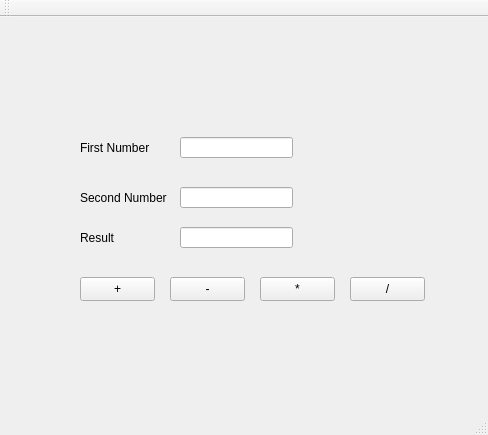
<?xml version="1.0" encoding="UTF-8"?>
<ui version="4.0">
 <class>ToDoListClass</class>
 <widget class="QMainWindow" name="ToDoListClass">
  <property name="geometry">
   <rect>
    <x>0</x>
    <y>0</y>
    <width>488</width>
    <height>435</height>
   </rect>
  </property>
  <property name="windowTitle">
   <string>ToDoList</string>
  </property>
  <widget class="QWidget" name="centralWidget">
   <widget class="QPushButton" name="addBTN">
    <property name="geometry">
     <rect>
      <x>80</x>
      <y>260</y>
      <width>75</width>
      <height>24</height>
     </rect>
    </property>
    <property name="text">
     <string>+</string>
    </property>
   </widget>
   <widget class="QPushButton" name="subtractBTN">
    <property name="geometry">
     <rect>
      <x>170</x>
      <y>260</y>
      <width>75</width>
      <height>24</height>
     </rect>
    </property>
    <property name="text">
     <string>-</string>
    </property>
   </widget>
   <widget class="QPushButton" name="multiplyBTN">
    <property name="geometry">
     <rect>
      <x>260</x>
      <y>260</y>
      <width>75</width>
      <height>24</height>
     </rect>
    </property>
    <property name="text">
     <string>*</string>
    </property>
   </widget>
   <widget class="QPushButton" name="divideBTN">
    <property name="geometry">
     <rect>
      <x>350</x>
      <y>260</y>
      <width>75</width>
      <height>24</height>
     </rect>
    </property>
    <property name="text">
     <string>/</string>
    </property>
   </widget>
   <widget class="QLabel" name="label_1">
    <property name="geometry">
     <rect>
      <x>80</x>
      <y>120</y>
      <width>71</width>
      <height>21</height>
     </rect>
    </property>
    <property name="text">
     <string>First Number</string>
    </property>
   </widget>
   <widget class="QLabel" name="label_2">
    <property name="geometry">
     <rect>
      <x>80</x>
      <y>170</y>
      <width>91</width>
      <height>21</height>
     </rect>
    </property>
    <property name="text">
     <string>Second Number</string>
    </property>
   </widget>
   <widget class="QLineEdit" name="first_txt">
    <property name="geometry">
     <rect>
      <x>180</x>
      <y>120</y>
      <width>113</width>
      <height>21</height>
     </rect>
    </property>
   </widget>
   <widget class="QLineEdit" name="second_txt">
    <property name="geometry">
     <rect>
      <x>180</x>
      <y>170</y>
      <width>113</width>
      <height>21</height>
     </rect>
    </property>
   </widget>
   <widget class="QLabel" name="label_3">
    <property name="geometry">
     <rect>
      <x>80</x>
      <y>210</y>
      <width>71</width>
      <height>21</height>
     </rect>
    </property>
    <property name="text">
     <string>Result</string>
    </property>
   </widget>
   <widget class="QLineEdit" name="result_txt">
    <property name="geometry">
     <rect>
      <x>180</x>
      <y>210</y>
      <width>113</width>
      <height>21</height>
     </rect>
    </property>
   </widget>
  </widget>
  <widget class="QMenuBar" name="menuBar">
   <property name="geometry">
    <rect>
     <x>0</x>
     <y>0</y>
     <width>488</width>
     <height>22</height>
    </rect>
   </property>
  </widget>
  <widget class="QToolBar" name="mainToolBar">
   <attribute name="toolBarArea">
    <enum>TopToolBarArea</enum>
   </attribute>
   <attribute name="toolBarBreak">
    <bool>false</bool>
   </attribute>
  </widget>
  <widget class="QStatusBar" name="statusBar"/>
 </widget>
 <layoutdefault spacing="6" margin="11"/>
 <resources>
  <include location="ToDoList.qrc"/>
 </resources>
 <connections/>
</ui>
